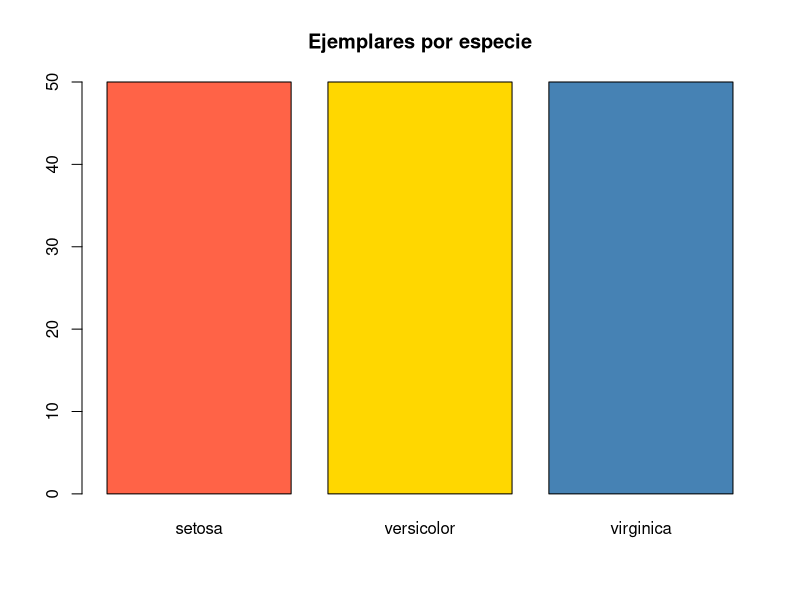

Recreate this plot in R.
## ---- chunk 1
summary(iris)
## ---- chunk 2
barplot(table(iris$Species),
        col = c("tomato", "gold", "steelblue"),
        main = "Ejemplares por especie")
